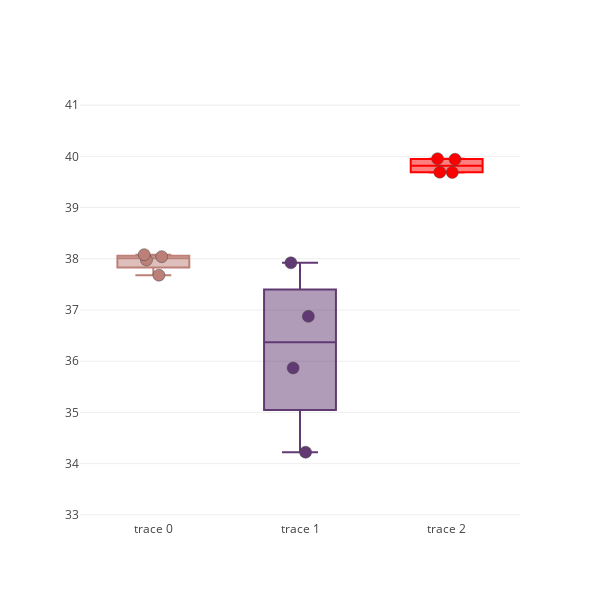

Write notebook code for a chart like this one.
### Code cell
colors = ['#bd8078', '#623a73', '#ff0000']
fig = go.Figure()
for i, el in enumerate(fin):
    fig.add_trace(go.Box(y = el, boxpoints='all', pointpos=0, marker_color = colors[i], marker=dict(size=12, line = dict(width = 0.5))))
fig.update_layout(width = 600, height = 600, template = 'none', showlegend = False)
fig.update_yaxes(range = [32.9,41.1])
fig.show()
#fig.write_image(r'D:\Projects\SPEC\figs_raw\Suppl_Figure1l.pdf', width = 600, height = 600)

### Figure 1 — Plotly figure (JSON) as saved in the notebook; plotly's stock layout.template omitted (floating-point values rounded to 4 significant figures)
{"data": [{"boxpoints": "all", "marker": {"color": "#bd8078", "line": {"width": 0.5}, "size": 12}, "pointpos": 0, "type": "box", "y": [38.08, 38.04, 37.98, 37.68]}, {"boxpoints": "all", "marker": {"color": "#623a73", "line": {"width": 0.5}, "size": 12}, "pointpos": 0, "type": "box", "y": [35.87, 37.92, 34.22, 36.88]}, {"boxpoints": "all", "marker": {"color": "#ff0000", "line": {"width": 0.5}, "size": 12}, "pointpos": 0, "type": "box", "y": [39.69, 39.94, 39.95, 39.69]}], "layout": {"height": 600, "showlegend": false, "width": 600, "yaxis": {"range": [32.9, 41.1]}}}
